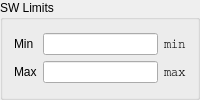
          <widget class="QGroupBox" name="groupBox_8">
           <property name="title">
            <string>SW Limits</string>
           </property>
           <layout class="QGridLayout" name="gridLayout_21">
            <item row="0" column="0">
             <layout class="QGridLayout" name="gridLayout_22">
              <item row="1" column="1">
               <widget class="QLineEdit" name="in_max_pos">
                <property name="toolTip">
                 <string>&lt;html&gt;&lt;head/&gt;&lt;body&gt;&lt;p&gt;Max position. Setting both limits to 0 means that limits are not used.&lt;/p&gt;&lt;/body&gt;&lt;/html&gt;</string>
                </property>
               </widget>
              </item>
              <item row="0" column="0">
               <widget class="QLabel" name="label_10">
                <property name="text">
                 <string>Min</string>
                </property>
               </widget>
              </item>
              <item row="1" column="0">
               <widget class="QLabel" name="label_11">
                <property name="text">
                 <string>Max</string>
                </property>
               </widget>
              </item>
              <item row="1" column="2">
               <widget class="QLabel" name="max_pos">
                <property name="font">
                 <font>
                  <family>Courier</family>
                 </font>
                </property>
                <property name="text">
                 <string>max</string>
                </property>
               </widget>
              </item>
              <item row="0" column="2">
               <widget class="QLabel" name="min_pos">
                <property name="font">
                 <font>
                  <family>Courier</family>
                 </font>
                </property>
                <property name="text">
                 <string>min</string>
                </property>
               </widget>
              </item>
              <item row="0" column="1">
               <widget class="QLineEdit" name="in_min_pos">
                <property name="toolTip">
                 <string>&lt;html&gt;&lt;head/&gt;&lt;body&gt;&lt;p&gt;Min position. Setting both limits to 0 means that limits are not used.&lt;/p&gt;&lt;/body&gt;&lt;/html&gt;</string>
                </property>
               </widget>
              </item>
             </layout>
            </item>
           </layout>
          </widget>
